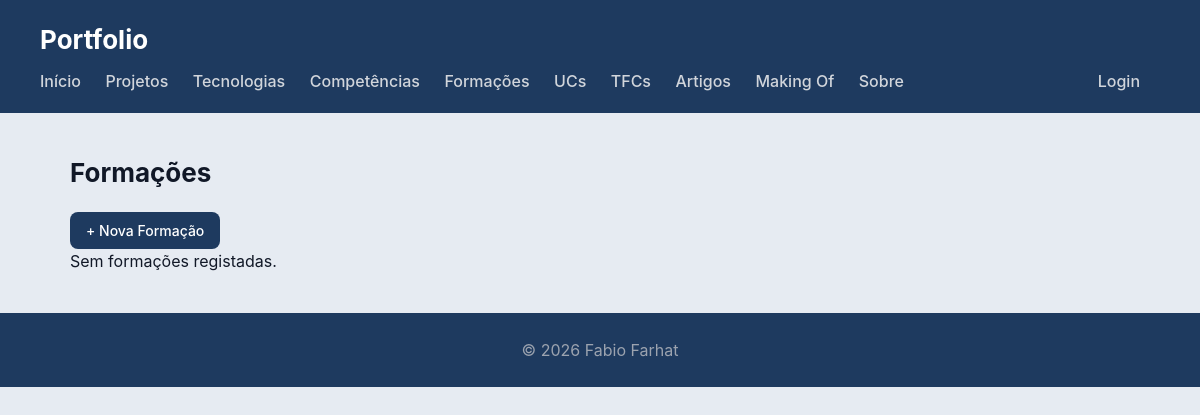
The app's page /portfolio/formacoes/, older data.
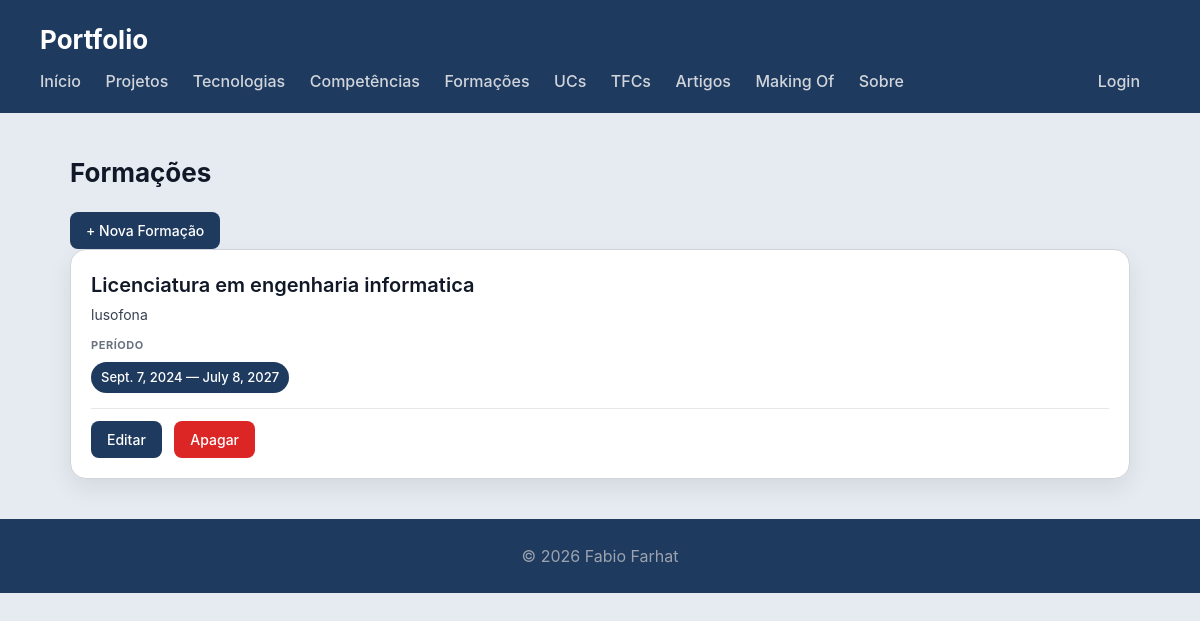
The same page, newer data.
### portfolio/models.py (models this page shows, shortened)
class Formacao(models.Model):
    nome = models.CharField(max_length=200)
    instituicao = models.CharField(max_length=200)
    descricao = models.TextField(blank=True)  # NOVO
    data_inicio = models.DateField()
    data_fim = models.DateField(blank=True, null=True)
    certificado_url = models.URLField(blank=True)  # NOVO
    class Meta:
        verbose_name = "Formação"
        verbose_name_plural = "Formações"
        ordering = ['-data_inicio']

### portfolio/views.py (the view)
# urls.py: path('formacoes/', views.formacoes_view, name="formacoes"),
def formacoes_view(request):
    formacoes = Formacao.objects.all()
    return render(request, 'portfolio/formacoes.html', {
        'formacoes': formacoes,
        'is_gestor': request.user.is_authenticated and is_gestor(request.user),
    })

### portfolio/templates/portfolio/formacoes.html (shortened to what this page needs)
{% extends "portfolio/base.html" %}
{% block content %}
<h2>Formações</h2>
<p><a href="{% url 'portfolio:formacao_criar' %}" class="btn">+ Nova Formação</a></p>
<section>
    {% for form in formacoes %}
    <article>
        <header>
            <h3>{{ form.nome }}</h3>
            <p>{{ form.instituicao }}</p>
        </header>
        <section>
            <h4>Período</h4>
            <ul>
                <li>{{ form.data_inicio }} — {{ form.data_fim|default:"Presente" }}</li>
            </ul>
        </section>
        <section class="acoes">
            <a href="{% url 'portfolio:formacao_editar' form.id %}" class="btn">Editar</a>
            <a href="{% url 'portfolio:formacao_apagar' form.id %}" class="btn btn-danger">Apagar</a>
        </section>
    </article>
    {% empty %}
        <p>Sem formações registadas.</p>
    {% endfor %}
</section>
{% endblock %}

Row changes from the older to the newer data that the page shows:
added Formacao: nome "Licenciatura em engenharia informatica", instituicao "lusofona", data_inicio "Sept. 7, 2024", data_fim "July 8, 2027"
Text that changed along with them:
text no longer shown: "Sem formações registadas."
